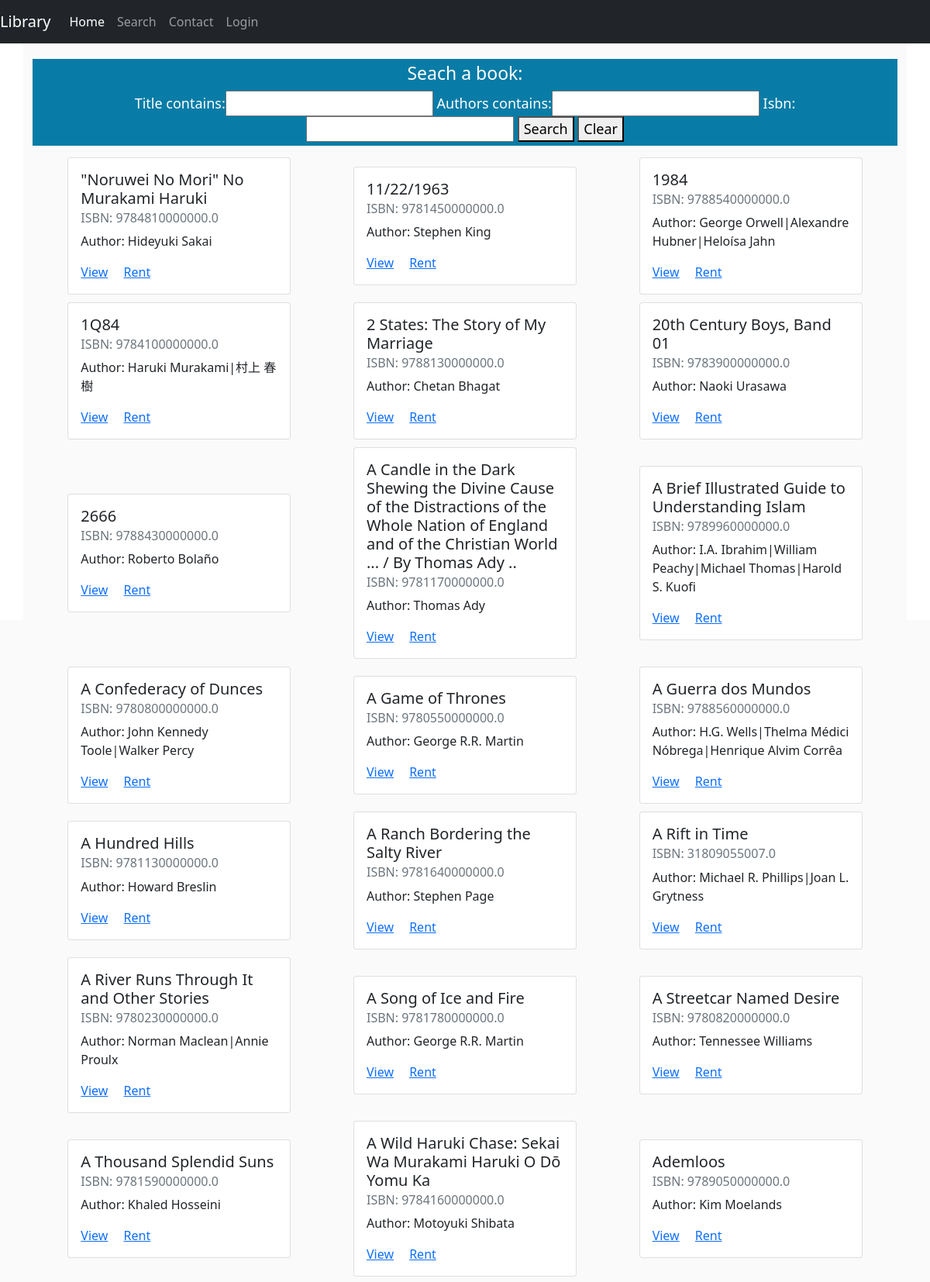
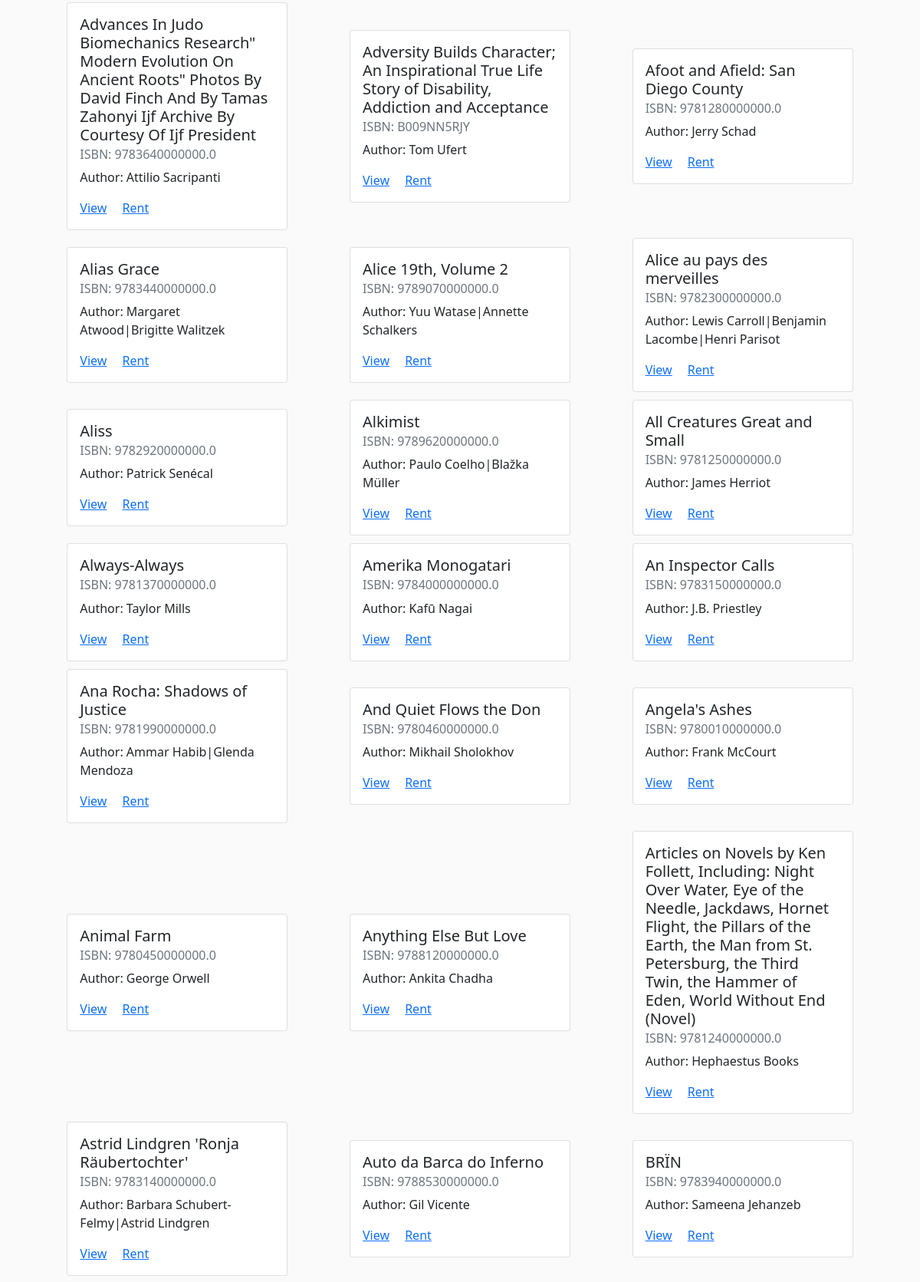
Page /searchcatalog/ (upper part) on the committed database (2 pictures, top to bottom).
### library/models.py (models this page shows, shortened)
class Bookitems(models.Model):
    title=models.CharField(_('title'), max_length=255, default='NoTitle')
    authors=models.CharField(_('authors'), max_length=200, default='NoAuthor')
    average_rating=models.CharField(_('average rating'), max_length=200, default='0.0')
    isbn=models.CharField(_('isbn'), max_length=50, default='000000000', null=False, unique=True)
    format=models.CharField(_("format"), max_length=100, default='NoFormat')
    description=models.CharField(_("description"), max_length=10000, default='NoDescription')
    edition=models.CharField(_("edition"), max_length=100, default='NoEdition')
    genres=models.CharField(_("genres"), max_length=100, default='NoGenre')
    img_url=models.CharField(_("images"), max_length=1000, default='NoImage')
    stock_quantity=models.IntegerField(_("Stock Quantity"), default=0)
    available_quantity=models.IntegerField(_("Available Quantity"), default=0)
    class Meta:
        ordering = ( 'title', 'authors', 'average_rating', 'isbn', 'format', 'description', 'edition', 'genres', 'img_url', 'stock_quantity', 'available_quantity' )

### library/views.py (the view)
# urls.py: path('searchcatalog/', views.search),
def search(request):
    searchedbook = []
    bookitems = getAllBookitems()
    bookFilter = BookitemsFilter(request.GET, queryset=bookitems)
    if bookFilter.is_valid():
        searchedbook = bookFilter.qs
    return render(request, 'library/search-catalog.html', {
        'bookitems': bookitems,
        'bookFilter': bookFilter,
        'searchedbook': searchedbook
    })

### library/views.py (called while the page is built)
def getAllBookitems():
    return Bookitems.objects.all()

### library/templates/library/search-catalog.html (shortened to what this page needs)
{% load static %}
<!DOCTYPE html>
<html lang="en">
<head>
    <link rel="stylesheet" href="{% static 'library/styles/search-catalog.css' %}">
    <link rel="stylesheet" href="{% static 'library/styles/footer.css' %}">
    <link href="http://maxcdn.bootstrapcdn.com/font-awesome/4.1.0/css/font-awesome.min.css" rel="stylesheet">
    <link href="https://cdn.jsdelivr.net/npm/bootstrap@5.1.1/dist/css/bootstrap.min.css" rel="stylesheet"
>
</head>
<body>
    {% include 'library/includes/navbar.html' %}
    <div class="body_container">
        <section class="header">
            <h1>Search Catalog</h1>
        </section>
        <div class="container">
            <section class="search_input">
                <h3>Seach a book: </h3>
                <form action="" method="get" id="search_form">
                    {{bookFilter.form}}
                    <button type="submit">Search</button>
                    <button type="clear">Clear</button>
                </form>
            </section>
            <section class="search_output">
                {% for bookitem in searchedbook %}
                <div class="card bookitem" style="width: 18rem;">
                    <div class="card-body">
                        <h5 class="card-title">{{bookitem.title}}</h5>
                        <h6 class="card-subtitle mb-2 text-muted">ISBN: {{bookitem.isbn}}</h6>
                        <p class="card-text">Author: {{bookitem.authors}}</p>
                        <a href="#" class="card-link">View</a>
                        <a href="#" class="card-link">Rent</a>
                    </div>
                </div>
                {% endfor %}
            </section>
        </div>
    </div>
</body>
</html>

### library/static/library/styles/search-catalog.css (style rules this page uses)
html, body { background-color:#FAFAFA; height: 100%; margin: 0; }
.header { text-align: center; }
.header h1 { color: black; }
.container { background-color:#FAFAFA; padding:20px; padding-bottom: 50px; }
.body_container { margin-bottom:50px; }
.search_input { background-color:#087CA7; color: white; padding: 5px 5px; text-align: center; font-size: 18px; }
.search_input h3 { font-size:23px; }
.search_output { display: flex; flex-wrap: wrap; align-items: center; justify-content: space-around; padding: 5px 5px; margin: 0 auto; }
.bookitem { margin-top:10px; }

### rows in the picture
Bookitems: title "\"Noruwei No Mori\" No Murakami Haruki", isbn "9784810000000.0", authors "Hideyuki Sakai"
Bookitems: title "11/22/1963", isbn "9781450000000.0", authors "Stephen King"
Bookitems: title "1984", isbn "9788540000000.0", authors "George Orwell|Alexandre Hubner|Heloísa Jahn"
Bookitems: title "1Q84", isbn "9784100000000.0", authors "Haruki Murakami|村上 春樹"
Bookitems: title "2 States: The Story of My Marriage", isbn "9788130000000.0", authors "Chetan Bhagat"
Bookitems: title "20th Century Boys, Band 01", isbn "9783900000000.0", authors "Naoki Urasawa"
Bookitems: title "2666", isbn "9788430000000.0", authors "Roberto Bolaño"
Bookitems: title "A Candle in the Dark Shewing the Divine Cause of the Distractions of the Whole Nation of England and of the Christian World ... / By Thomas Ady ..", isbn "9781170000000.0", authors "Thomas Ady"
Bookitems: title "A Brief Illustrated Guide to Understanding Islam", isbn "9789960000000.0", authors "I.A. Ibrahim|William Peachy|Michael Thomas|Harold S. Kuofi"
Bookitems: title "A Confederacy of Dunces", isbn "9780800000000.0", authors "John Kennedy Toole|Walker Percy"
Bookitems: title "A Game of Thrones", isbn "9780550000000.0", authors "George R.R. Martin"
Bookitems: title "A Guerra dos Mundos", isbn "9788560000000.0", authors "H.G. Wells|Thelma Médici Nóbrega|Henrique Alvim Corrêa"
Bookitems: title "A Hundred Hills", isbn "9781130000000.0", authors "Howard Breslin"
Bookitems: title "A Ranch Bordering the Salty River", isbn "9781640000000.0", authors "Stephen Page"
Bookitems: title "A Rift in Time", isbn "31809055007.0", authors "Michael R. Phillips|Joan L. Grytness"
Bookitems: title "A River Runs Through It and Other Stories", isbn "9780230000000.0", authors "Norman Maclean|Annie Proulx"
Bookitems: title "A Song of Ice and Fire", isbn "9781780000000.0", authors "George R.R. Martin"
Bookitems: title "A Streetcar Named Desire", isbn "9780820000000.0", authors "Tennessee Williams"
Bookitems: title "A Thousand Splendid Suns", isbn "9781590000000.0", authors "Khaled Hosseini"
Bookitems: title "A Wild Haruki Chase: Sekai Wa Murakami Haruki O Dō Yomu Ka", isbn "9784160000000.0", authors "Motoyuki Shibata"
Bookitems: title "Ademloos", isbn "9789050000000.0", authors "Kim Moelands"
Bookitems: title "Advances In Judo Biomechanics Research\" Modern Evolution On Ancient Roots\" Photos By David Finch And By Tamas Zahonyi Ijf Archive By Courtesy Of Ijf President", isbn "9783640000000.0", authors "Attilio Sacripanti"
Bookitems: title "Adversity Builds Character; An Inspirational True Life Story of Disability, Addiction and Acceptance", isbn "B009NN5RJY", authors "Tom Ufert"
Bookitems: title "Afoot and Afield: San Diego County", isbn "9781280000000.0", authors "Jerry Schad"
Bookitems: title "Alias Grace", isbn "9783440000000.0", authors "Margaret Atwood|Brigitte Walitzek"
Bookitems: title "Alice 19th, Volume 2", isbn "9789070000000.0", authors "Yuu Watase|Annette Schalkers"
Bookitems: title "Alice au pays des merveilles", isbn "9782300000000.0", authors "Lewis Carroll|Benjamin Lacombe|Henri Parisot"
Bookitems: title "Aliss", isbn "9782920000000.0", authors "Patrick Senécal"
Bookitems: title "Alkimist", isbn "9789620000000.0", authors "Paulo Coelho|Blažka Müller"
Bookitems: title "All Creatures Great and Small", isbn "9781250000000.0", authors "James Herriot"
Bookitems: title "Always-Always", isbn "9781370000000.0", authors "Taylor Mills"
Bookitems: title "Amerika Monogatari", isbn "9784000000000.0", authors "Kafū Nagai"
Bookitems: title "An Inspector Calls", isbn "9783150000000.0", authors "J.B. Priestley"
Bookitems: title "Ana Rocha: Shadows of Justice", isbn "9781990000000.0", authors "Ammar Habib|Glenda Mendoza"
Bookitems: title "And Quiet Flows the Don", isbn "9780460000000.0", authors "Mikhail Sholokhov"
Bookitems: title "Angela's Ashes", isbn "9780010000000.0", authors "Frank McCourt"
Bookitems: title "Animal Farm", isbn "9780450000000.0", authors "George Orwell"
Bookitems: title "Anything Else But Love", isbn "9788120000000.0", authors "Ankita Chadha"
Bookitems: title "Articles on Novels by Ken Follett, Including: Night Over Water, Eye of the Needle, Jackdaws, Hornet Flight, the Pillars of the Earth, the Man from St. Petersburg, the Third Twin, the Hammer of Eden, World Without End (Novel)", isbn "9781240000000.0", authors "Hephaestus Books"
Bookitems: title "Astrid Lindgren 'Ronja Räubertochter'", isbn "9783140000000.0", authors "Barbara Schubert-Felmy|Astrid Lindgren"
Bookitems: title "Auto da Barca do Inferno", isbn "9788530000000.0", authors "Gil Vicente"
Bookitems: title "BRÏN", isbn "9783940000000.0", authors "Sameena Jehanzeb"
